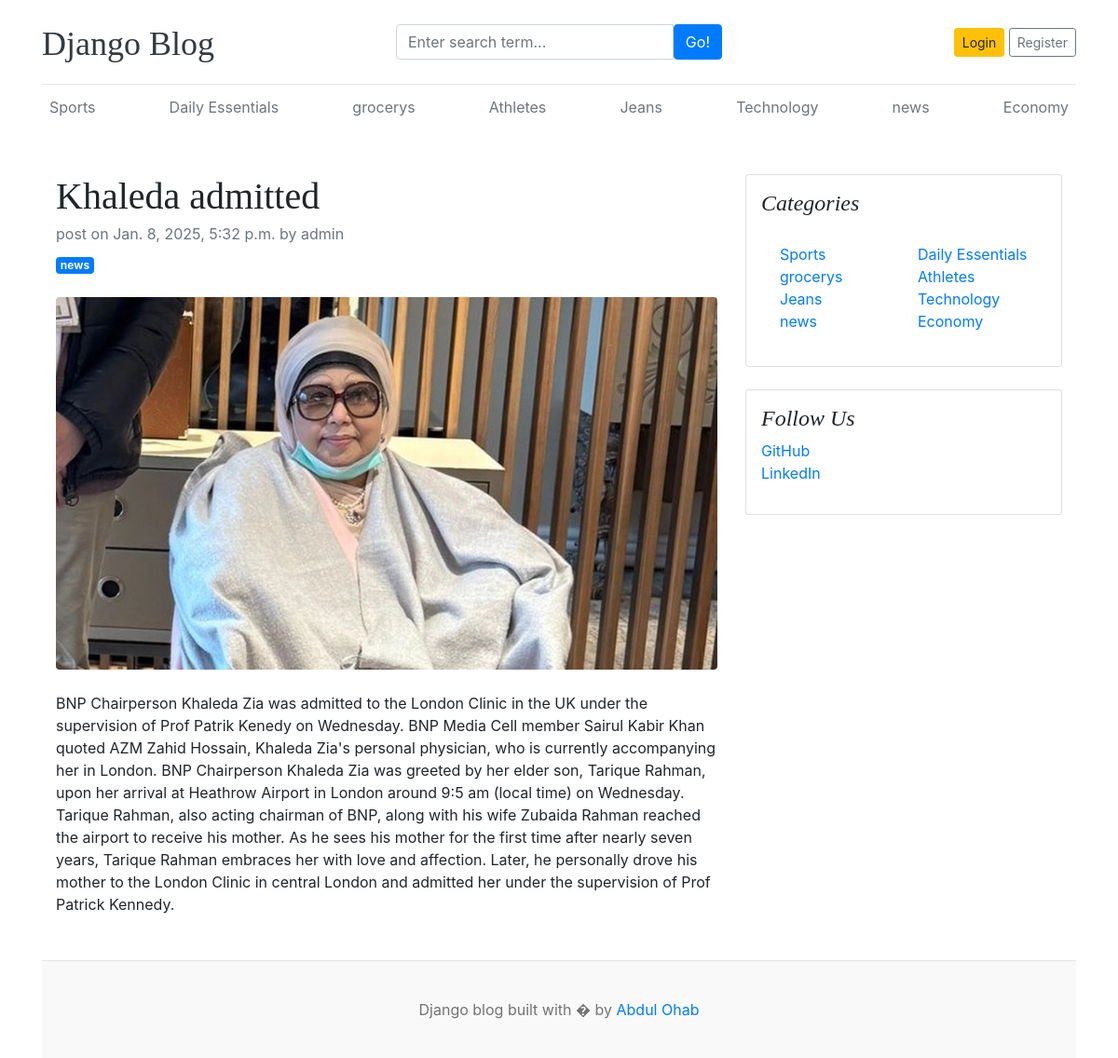
/blogs/khaleda/, run on the app's committed database.
### home/models.py (models this page shows, shortened)
class Category(models.Model):
    category_name=models.CharField(max_length=50,unique=True)
    created_at=models.DateTimeField(auto_now_add=True)
    updated_at=models.DateTimeField(auto_now=True)
    def __str__(self):
        return self.category_name

class Blogs(models.Model):
    title=models.CharField(max_length=100,unique=True)
    slug=models.SlugField(max_length=100,unique=True)
    category=models.ForeignKey(Category,on_delete=models.CASCADE)
    author=models.ForeignKey(User,on_delete=models.CASCADE)
    blog_image=models.ImageField(upload_to='uploads/%y/%m/%d/')
    short_description=models.TextField(max_length=2000)
    blog_body=models.TextField(max_length=3000)
    status=models.IntegerField(choices=STATUS_CHOICES,default=0)
    is_featured=models.BooleanField(default=False)
    created_at=models.DateTimeField(auto_now_add=True)
    updated_at=models.DateTimeField(auto_now=True)
    def __str__(self):
        return self.title

### category/views.py (the view)
# urls.py: path('blogs/<slug:slug>/',blogsVies.blogs,name='blogs'),
def blogs(request, slug):
    single_post=get_object_or_404(Blogs,slug=slug,status=1)
    categories = Category.objects.all()
    context = {
        'categories': categories,
        'single_post': single_post
    }
    return render(request, 'blogs.html', context)

### templates/blogs.html
{% extends 'base.html' %}
{% block content %}
<div class="container mt-5">
    <div class="row">
        <div class="col-lg-8">
            <article>
                <header class="mb-4">
                    <h1 class="fw-bolder mb-1">{{single_post.title}}</h1>
                    <div class="text-muted fst-italic mb-2">post on {{single_post.created_at}} by {{single_post.author}}</div>
                    <a class="badge bg-primary text-decoration-none text-light" href="#!">{{single_post.category}}</a>
                </header>
                <figure class="mb-4"><img class="img-fluid rounded" src="{{single_post.blog_image.url}}" alt="..." /></figure>
                <section class="mb-5">
                    <p class="fs-5 mb-4">{{single_post.blog_body}}</p>
                    </section>
            </article>
        </div>
        <div class="col-lg-4">
            <div class="card mb-4 p-3">
                <h4 class="font-italic">Categories</h4>
                <div class="card-body">
                    <div class="row">
                        {% for category in categories %}
                        <div class="col-sm-6">
                            <ul class="list-unstyled mb-0">
                                <li><a href="{% url 'categoryPage' category.id  %}">{{category.category_name}}</a></li>
                            </ul>
                        </div>
                        {% endfor %}
                    </div>
                </div>
            </div>
            <div class="card mb-4 p-3">
                <h4 class="font-italic">Follow Us</h4>
                <ol class="list-unstyled">
                    <li><a href="#">GitHub</a></li>
                    <li><a href="#">LinkedIn</a></li>
                </ol>
            </div>
        </div>
    </div>
</div>
{% endblock %}

### templates/header.html (shortened to what this page needs)
{% load static %}
<!DOCTYPE html>
<html lang="en">
<head>
    <link href="https://getbootstrap.com/docs/4.0/dist/css/bootstrap.min.css" rel="stylesheet">
    <link href="{% static 'css/blog.css' %}" rel="stylesheet">
  </head>
<body>
    <div class="container">
      <header class="blog-header py-3">
        <div class="row flex-nowrap justify-content-between align-items-center">
          <div class="col-4 pt-1">
            <a class="blog-header-logo text-dark" href="/">Django Blog</a>
          </div>
          <div class="col-4">
            <form action="{% url 'search' %}" method="GET" >
            <div class="input-group">
                <input class="form-control" type="text" name="keyword" placeholder="Enter search term..." aria-label="Enter search term..." aria-describedby="button-search" />
                <button type="submit" class="btn btn-primary" id="button-search" type="button">Go!</button>
            </div>
        </form>
          </div>
          <div class="col-4 d-flex justify-content-end align-items-center">
            {% if not user.is_authenticated %}
            <a class="btn btn-sm btn-warning" href="{% url 'loginPage'  %}">Login</a> &nbsp;
            <a class="btn btn-sm btn-outline-secondary" href="{% url 'registerPage'   %}">Register</a>
            {% else %}
            <span> you are logged in as {{ user }} </span>
            <span> <a href="{% url 'logoutPage' %}"> Logout </a> </span>
            {% endif %}
          </div>
        </div>
      </header>
      <div class="nav-scroller py-1 mb-2">
        <nav class="nav d-flex justify-content-between ">
          {% for category in categories %}
          <a class="p-2 text-muted  " href="{% url 'categoryPage' category.id  %}"> {{category.category_name}}</a>
          {% endfor %}
        </nav>
      </div>

### static/css/blog.css (style rules this page uses)
.blog-header { border-bottom: 1px solid #e5e5e5; }
.blog-header-logo { font-family: "Playfair Display", Georgia, "Times New Roman", serif; font-size: 2.25rem; }
h1, h2, h3, h4, h5, h6 { font-family: "Playfair Display", Georgia, "Times New Roman", serif; }

### data on the page
Category: category_name "Sports"
Category: category_name "Daily Essentials"
Category: category_name "grocerys"
Category: category_name "Athletes"
Category: category_name "Jeans"
Category: category_name "Technology"
Category: category_name "news"
Category: category_name "Economy"
Blogs: title "Khaleda admitted", created_at "Jan. 8, 2025, 5:32 p.m.", author "admin", category "news", blog_image (picture), blog_body "BNP Chairperson Khaleda Zia was admitted to the London Clinic in the UK under the supervision of Prof Patrik Kenedy on Wednesday. BNP Media Cell member Sairul Kabir Khan quoted AZM Zahid Hossain, Khaleda Zia's personal physician, who is currently accompanying her in London. BNP Chairperson Khaleda Zia was greeted by her elder son, Tarique Rahman, upon her arrival at Heathrow Airport in London around 9:5 am (local time) on Wednesday. Tarique Rahman, also acting chairman of BNP, along with his wife Zubaida Rahman reached the airport to receive his mother. As he sees his mother for the first time after nearly seven years, Tarique Rahman embraces her with love and affection. Later, he…"
